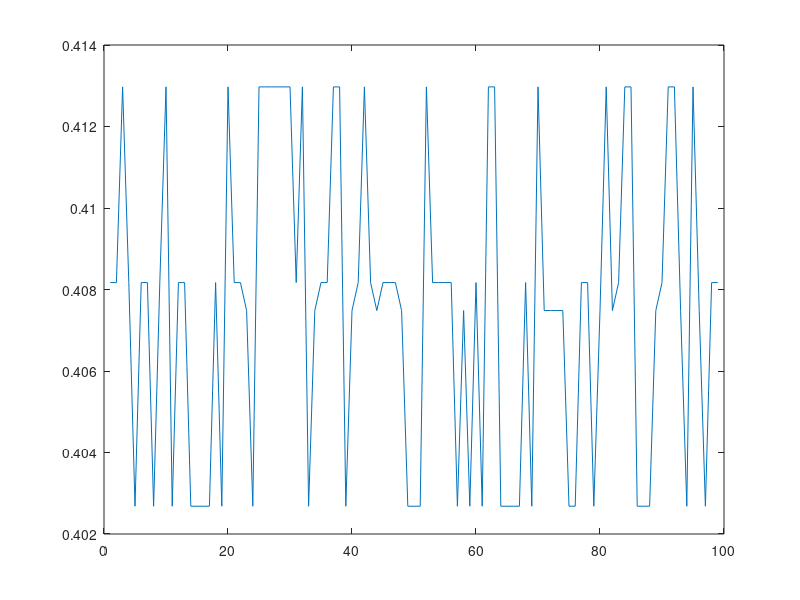

Recreate this plot in MATLAB.
load("measurements_variance_1_14-Mar-2025_13-08-41.mat");

mic1 = dist_matrix(4, 301:399);
m1_var = sqrt(var(mic1))
plot(mic1)
